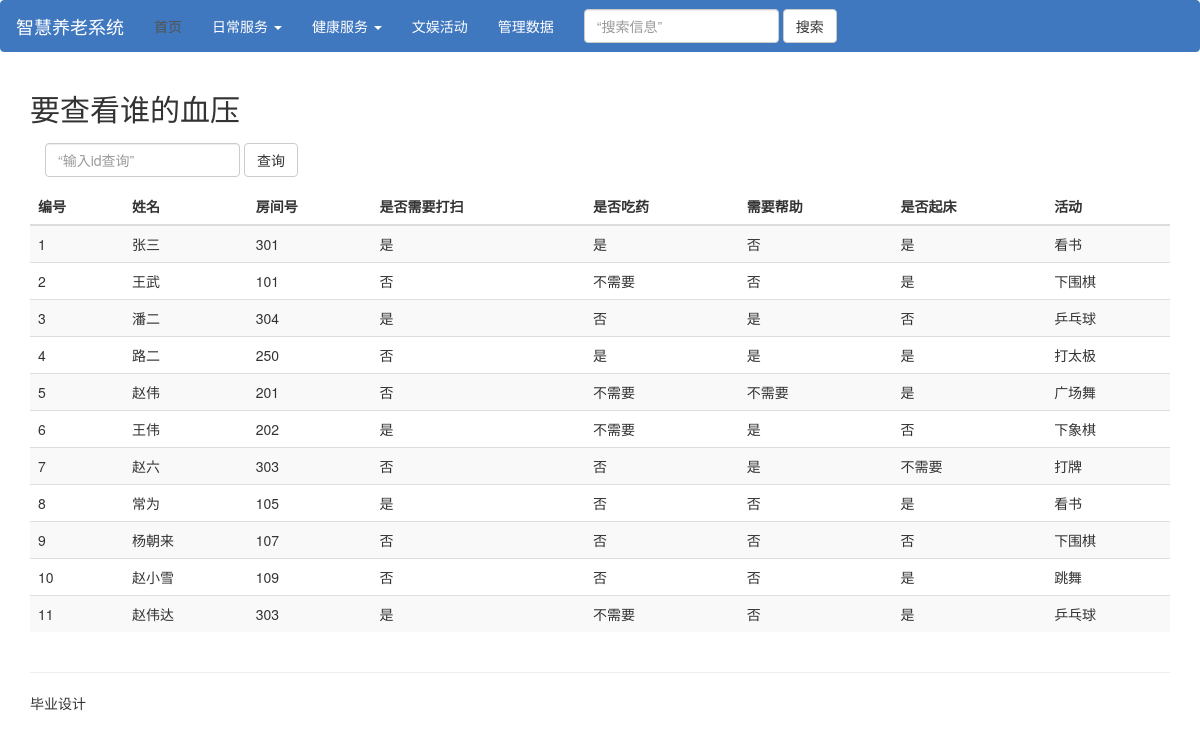
Page /xueya on the committed database.
### tables this page shows
CREATE TABLE "information" (
	 "id" integer(10,0) NOT NULL,
	 "name" text(100,0),
	 "room" text(100,0),
	 "weisheng" text(2,0),
	 "chiyao" text(2,0),
	 "qiuzhu" text(2,0),
	 "qichuang" text(2,0),
	 "huodong" TEXT(100,0),
	PRIMARY KEY("id")
);

### index.py (the view)
@app.route('/xueya')
def xueya():
    cur = get_db().cursor()
    cur.execute("SELECT * FROM information")
    title = u''
    table_head = [u'编号', u'姓名', u'房间号', u'是否需要打扫', u'是否吃药', u'需要帮助', u'是否起床', u'活动']
    return render_template('xueya.html', title=title, table_head=table_head, content=cur.fetchall())

### index.py (called while the page is built)
def get_db():
    db = sqlite3.connect(DATABASE)
    return db

### templates/xueya.html (shortened to what this page needs)
{% extends "layout.html" %}
{% block body %}
<body>
    <div class="container">
    <h2 class="sub-header">要查看谁的血压</h2>
     <form class="navbar-form navbar-left" action="/search_xueya" role="search" method="POST">
        <div class="form-group">
          <input type="text" class="form-control" placeholder=“输入id查询” name="search" onchange="showName(this.value)">
        </div>
        <button type="submit" class="btn btn-default">查询</button>
      </form>
    <h2 class="sub-header"> <br/>{% print title %}</h2>
    <div class="table-responsive">
        <table class="table table-striped">
        <thead>
            <tr>
                {% for head in table_head %}
                <th>{% print head %}</th>
                {% endfor %}
            </tr>
        </thead>
        <tbody>
            {% for row in content %}
                 <tr id="{% print row[0] %}">
                {% for index in row %}
                        <td>{% print index %}</td>
                {% endfor %}
                 </tr>
            {% endfor %}
                 </tbody>
                        </table>
    </div>
</div>
</body>
{% endblock %}

### rows in the picture
information: print "1" "是" "是" "否" "是", name "张三", room "301", huodong "看书"
information: print "2" "否" "否" "是", name "王武", room "101", chiyao "不需要", huodong "下围棋"
information: print "3" "是" "否" "是" "否", name "潘二", room "304", huodong "乒乓球"
information: print "4" "否" "是" "是" "是", name "路二", room "250", huodong "打太极"
information: print "5" "否" "是", name "赵伟", room "201", chiyao "不需要", qiuzhu "不需要", huodong "广场舞"
information: print "6" "是" "是" "否", name "王伟", room "202", chiyao "不需要", huodong "下象棋"
information: print "7" "否" "否" "是", name "赵六", room "303", qichuang "不需要", huodong "打牌"
information: print "8" "是" "否" "否" "是", name "常为", room "105", huodong "看书"
information: print "9" "否" "否" "否" "否", name "杨朝来", room "107", huodong "下围棋"
information: print "10" "否" "否" "否" "是", name "赵小雪", room "109", huodong "跳舞"
information: print "11" "是" "否" "是", name "赵伟达", room "303", chiyao "不需要", huodong "乒乓球"

### other values in the picture
{{ print head }} "编号" "姓名" "房间号" "是否需要打扫" "是否吃药" "需要帮助" "是否起床" "活动"
